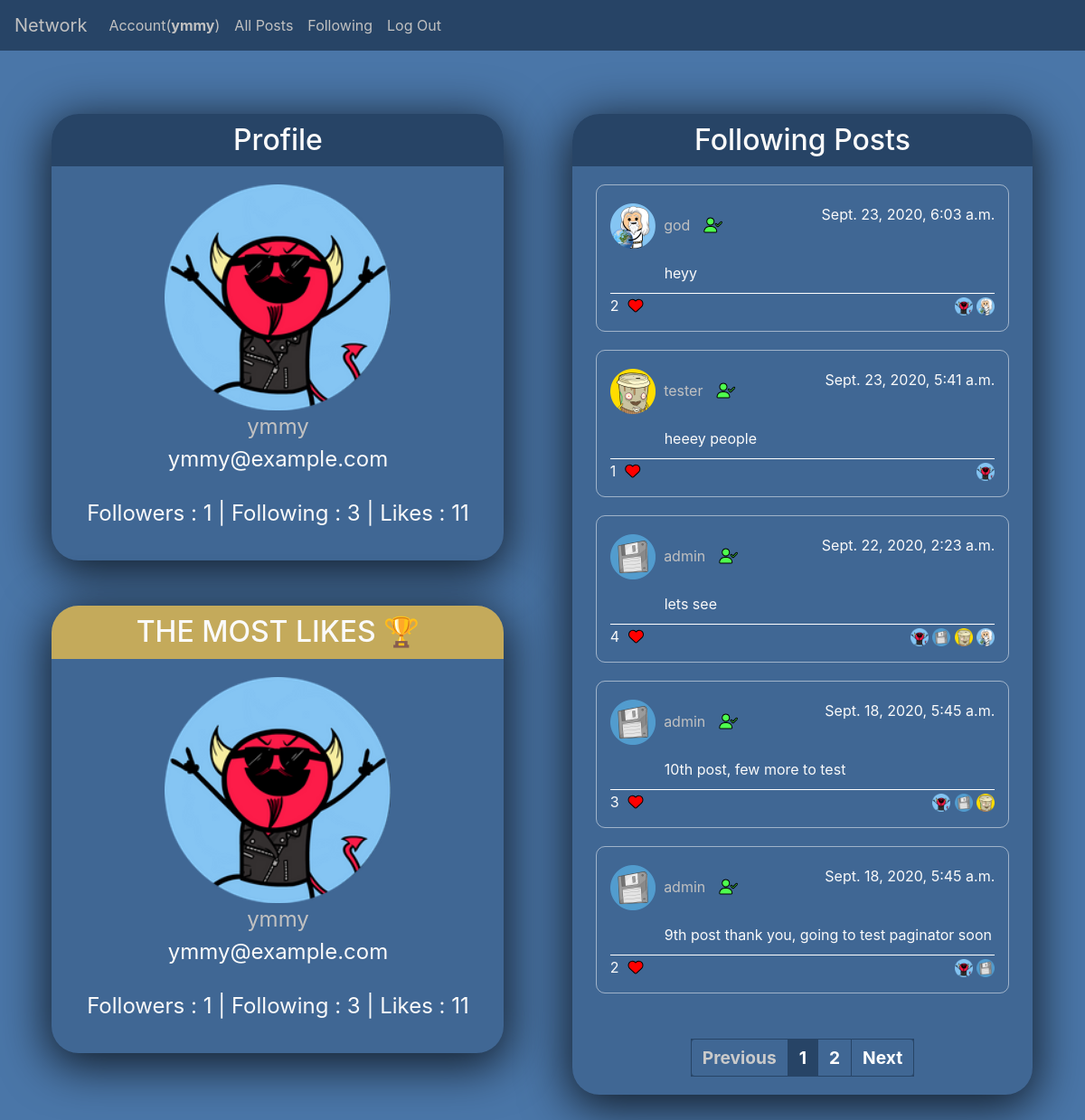
Page /following_posts (signed in) on the earlier database version.
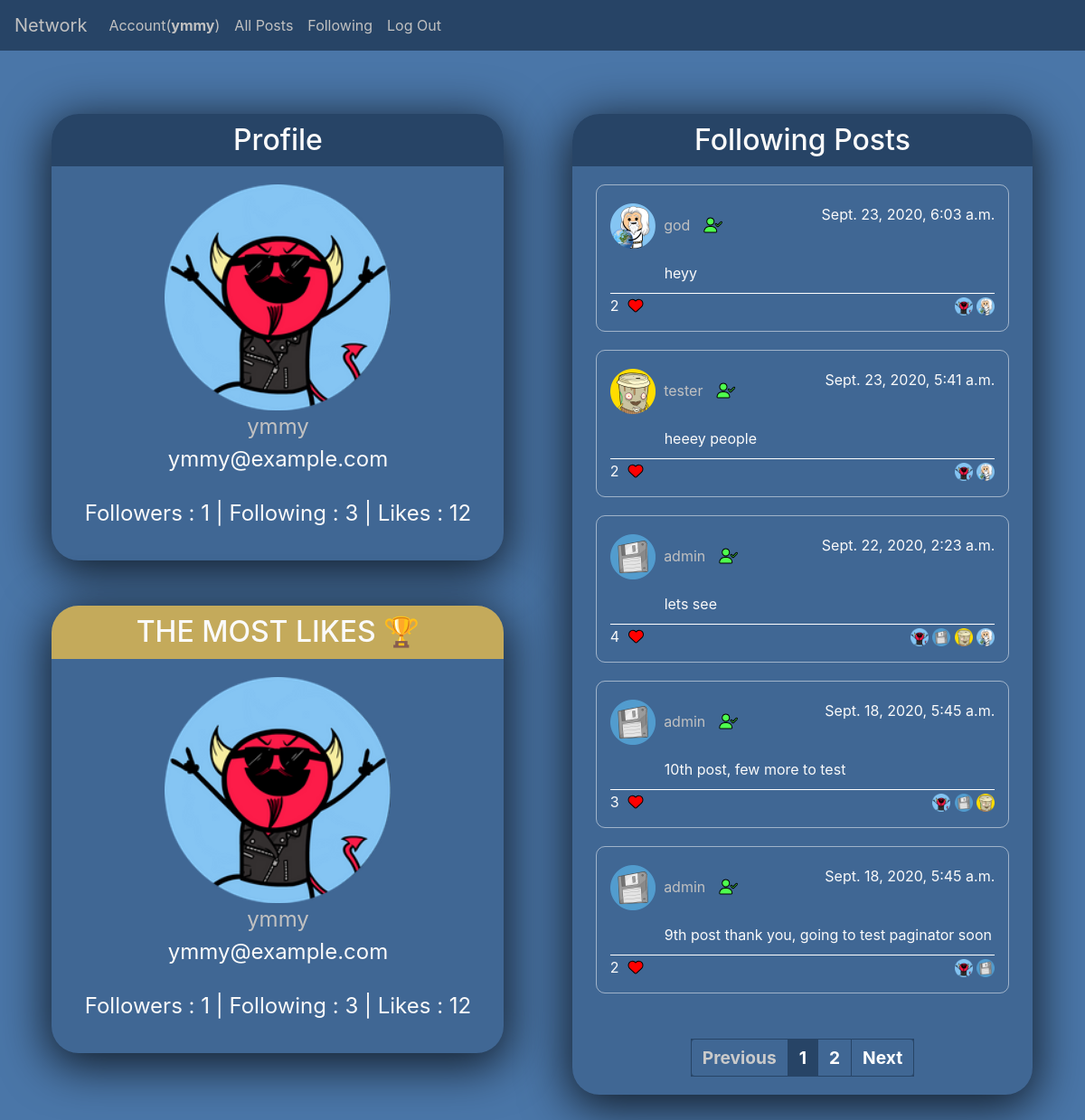
Same page on the later database version.
### network/models.py (models this page shows)
class User(AbstractUser):
    avatar = models.TextField(default="avatar_bucket.png")
    like_count = models.PositiveSmallIntegerField(default=0, blank=True, null=True)
    followers = models.ManyToManyField("User", related_name="followers_id")
    following = models.ManyToManyField("User", related_name="following_id")
    pass

class Post(models.Model):
    username = models.ForeignKey("User", on_delete=models.CASCADE, related_name="user")
    like_count = models.PositiveSmallIntegerField(default=0, blank=True, null=True)
    liked_user_count = models.ManyToManyField("Post", related_name="liked_id")
    body = models.TextField(blank=True)
    timestamp = models.DateTimeField(auto_now_add=True)

### network/views.py (the view)
# urls.py: path("following_posts", views.following_posts, name="following_posts"),
@csrf_exempt
@login_required
def following_posts(request):
    users = User.objects.all()
    topuser = User.objects.all().order_by("-like_count").first()
    liked = Post.objects.filter(
            liked_user_count=request.user.id
        ).all().values()
    liked_posts = []
    for i in range(len(liked)):
        liked_posts.append(liked[i]["id"])
    following = User.objects.filter(
            followers=request.user.id
        ).all().values()
    following_users = []
    for i in range(len(following)):
        following_users.append(following[i]["id"])
    if following_users:
        posts = Post.objects.all().filter(
                username_id__in=following_users
            ).order_by("-timestamp").all()
    else:
        posts = []
    paginator = Paginator(posts, 5)
    page_number = request.GET.get('page')
    page_obj = paginator.get_page(page_number)
    return render(request, "network/following_posts.html", {'posts': posts, "users": users,'page_obj': page_obj, 'liked_posts': liked_posts, 'following_users' : following_users, 'topuser': topuser})

### network/templates/network/following_posts.html (shortened to what the changed rows need)
{% extends "network/layout.html" %}
{% block body %}
<section id="following">
    <div class="card-container">
        <div class="profile-card">
            <h2>Profile</h2>
            <img id="profile_avatar" src="../../static/network/img/avatars/{{ user.avatar }}" alt=""> <br>
            <a href="/profile/{{ user.id }}"> {{ user.username }} </a> <br>
            <p class="email">{{ user.email }}</p> <br>
            <p class="count">Followers&nbsp;:&nbsp;{{ user.followers.count }} | Following&nbsp;:&nbsp;{{ user.following.count }} | Likes&nbsp;:&nbsp;{{ user.like_count }}</p><br>
        </div>
        <div class="profile-card leader2">
            <h2>THE MOST LIKES 🏆</h2>
            <img id="profile_avatar" src="../../static/network/img/avatars/{{ topuser.avatar }}" alt=""> <br>
            <a href="/profile/{{ topuser.id }}"> {{ topuser.username }} </a> <br>
            <p class="email">{{ topuser.email }}</p> <br>
            <p class="count">Followers&nbsp;:&nbsp;{{ topuser.followers.count }} | Following&nbsp;:&nbsp;{{ topuser.following.count }} | Likes&nbsp;:&nbsp;{{ topuser.like_count }}</p><br>
        </div>
    </div>
    <div class="posts_container">
        <div class="posts">
            <h2>Following Posts</h2>
            {% if page_obj|length > 0%}
                {% for post in page_obj %}
                <div class="post">
                    <div class="top-info">
                        <div class="poster-info">
                            {% for profile in users %}
                                {% if post.username_id == profile.id  %}
                                    <a href="/profile/{{ profile.id }}">
                                        <img src="../../static/network/img/avatars/{{ profile.avatar }}" alt="">
                                    </a>
                                {% endif %}
                            {% endfor %}
                            <a class="profile_link" href="/profile/{{ post.username_id }}"> {{ post.username }} </a>
                            {% if user.is_authenticated %}
                                {% if post.username_id == user.id %}
                                {% else %}
                                    {% if post.username_id in following_users %}
                                        <button class="unfollow_button" data-page = "{{ post.username_id }}"><i class="fas fa-user-check"></i></button>
                                    {% else %}
                                        <button class="follow_button" data-page = "{{ post.username_id }}"><i class="fas fa-user-plus"></i></button>
                                    {% endif %}
                                {% endif %}
                            {% endif %}
                        </div>
                        <div class="poster-timestamp">
                            <p>{{ post.timestamp }}</p>
                        </div>
                    </div>
                    <div class="middle-info">
                        <p class="post_body" style="display: block;">{{ post.body }}</p>
                    </div>
                    <div class="bottom-info">
                        <div class="like-info">
                            <span id="like_for_{{ post.id }}">{{ post.liked_user_count.all.count }}</span>
                            {% if user.is_authenticated %}
                                {% if post.id in liked_posts %}
                                    <button class="unlike_button" data-page = "{{ post.id }}"><i class="fas fa-heart"></i></button>
                                {% else %}
                                    <button class="like_button" data-page = "{{ post.id }}"><i class="far fa-heart"></i></button>
                                {% endif %}
                            {% else %}
                            <span>Likes</span>
                            {% endif %}
                        </div>
                        <div id="like_avatars_{{ post.id }}">
                            {% for liked in post.liked_user_count.all %}
                                {% for profile in users %}
                                    {% if liked.id == profile.id  %}
                                        <a href="/profile/{{ profile.id }}">
                                            <img width="20px" src="../../static/network/img/avatars/{{ profile.avatar }}" alt="">
                                        </a>
                                    {% endif %}
                                {% endfor %}
                            {% endfor %}
                        </div>
                    </div>
                </div>
                {% endfor %}
                {% else %}
                <span>You are not following anyone</span>
                {% endif %}
                <nav aria-label="Page navigation example">
                    <ul class="paginator">
                        {% for page in page_obj.paginator.page_range %}
                        {% if page == page_obj.number %}
                            <li class="page-item"><a class="page-link active-link" href="?page={{ page }}">{{ page }}</a></li>
                        {% else %}
                            <li class="page-item"><a class="page-link" href="?page={{ page }}">{{ page }}</a></li>
                        {% endif %}
                        {% endfor %}
                    </ul>
                </nav>
            </div>
    </div>
    </section>
        {% endblock %}

### network/templates/network/layout.html (shortened to what this page needs)
{% load static %}
<!DOCTYPE html>
<html lang="en">
    <head>
        <link rel="stylesheet" href="https://stackpath.bootstrapcdn.com/bootstrap/4.4.1/css/bootstrap.min.css">
        <link href="{% static '/network/styles/styles.css' %}" rel="stylesheet">
    </head>
    <body>
          <nav class="navbar navbar-expand-sm">
            <a class="navbar-brand" href="{% url 'index' %}">Network</a>
            <div class="collapse navbar-collapse" id="navbarSupportedContent">
                <ul class="navbar-nav mr-auto">
                    {% if user.is_authenticated %}
                        <li class="nav-item">
                            <a class="nav-link" href="{% url 'edit_profile' %}">Account(<strong>{{ user.username }}</strong>)</a>
                        </li>
                    {% endif %}
                    <li class="nav-item">
                      <a id="all_posts"class="nav-link" href="{% url 'index' %}">All Posts</a>
                    </li>
                    {% if user.is_authenticated %}
                        <li class="nav-item">
                            <a id="following_posts" class="nav-link" href="{% url 'following_posts' %}">Following</a>
                        </li>
                        <li class="nav-item">
                            <a class="nav-link" href="{% url 'logout' %}">Log Out</a>
                        </li>
                    {% endif %}
                  </ul>
            </div>
          </nav>
        <div class="body">
            {% block body %}
            {% endblock %}
        </div>
    </body>
</html>

Differences in the rows shown:
changed User "ymmy": like_count "11" → "12"
changed Post (number 3 of 9 on the later page): gains User (avatar (picture))
changed Post "Sept. 23, 2020, 5:41 a.m.": liked_user_count.all.count "1" → "2"
